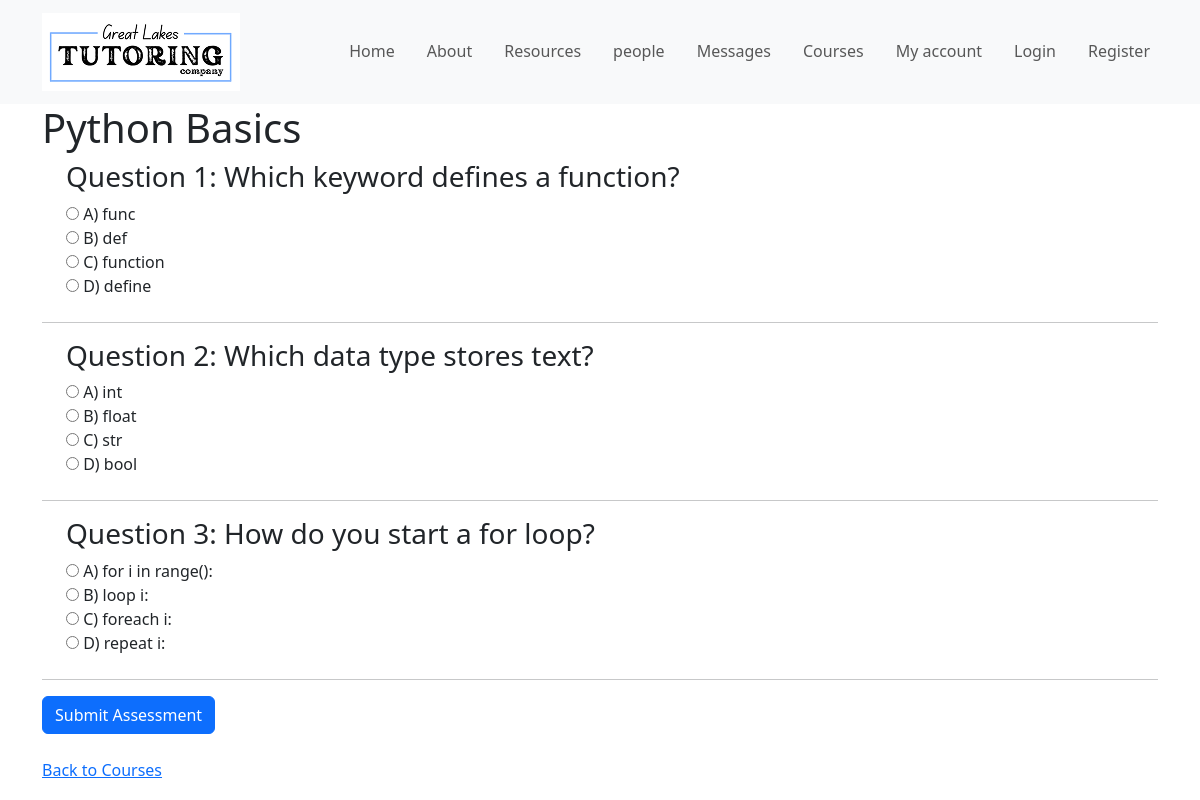
Page /assessment/3 (signed in) on the committed database.
### app.py (models this page shows)
class Assessment(db.Model):
    id = db.Column(db.Integer, primary_key=True)
    title = db.Column(db.String(200), nullable=False)
    points_reward = db.Column(db.Integer, default=50)
    course_id = db.Column(db.Integer, db.ForeignKey('course.id'), nullable=False)
    questions = db.relationship('Question', backref='assessment', lazy=True)

class Question(db.Model):
    id = db.Column(db.Integer, primary_key=True)
    question_text = db.Column(db.Text, nullable=False)
    option_a = db.Column(db.String(200))
    option_b = db.Column(db.String(200))
    option_c = db.Column(db.String(200))
    option_d = db.Column(db.String(200))
    correct_answer = db.Column(db.String(1))  # A, B, C, or D
    assessment_id = db.Column(db.Integer, db.ForeignKey('assessment.id'), nullable=False)

### app.py (the view, shortened to what this page needs)
@app.route("/assessment/<int:assessment_id>", methods=["GET", "POST"])
@login_required
def take_assessment(assessment_id):
    assessment = Assessment.query.get_or_404(assessment_id)
    questions = assessment.questions
    return render_template("take_assessment.html",
                           assessment=assessment,
                           questions=questions)

### app.py (called while the page is built)
@login_manager.user_loader
def load_user(user_id):
    return User.query.get(int(user_id))

### templates/take_assessment.html
{% extends "base.html" %} {% block title %}Take Assessment{% endblock %} {% block content %}
<section class="container">
<h1>{{ assessment.title }}</h1>
    <form method="POST">
        {% for question in questions %}
            <div class="mb-4 form-check">
                <h3>
                    Question {{ loop.index }}:
                    {{ question.question_text }}
                </h3>
                <label>
                    <input type="radio"
                           name="question_{{ question.id }}"
                           value="A"
                           required>
                    A) {{ question.option_a }}
                </label>
                <br>
                <label>
                    <input type="radio"
                           name="question_{{ question.id }}"
                           value="B">
                    B) {{ question.option_b }}
                </label>
                <br>
                <label>
                    <input type="radio"
                           name="question_{{ question.id }}"
                           value="C">
                    C) {{ question.option_c }}
                </label>
                <br>
                <label>
                    <input type="radio"
                           name="question_{{ question.id }}"
                           value="D">
                    D) {{ question.option_d }}
                </label>
            </div>
            <hr>
        {% endfor %}
        <button class="btn btn-primary" type="submit">Submit Assessment</button>
    </form>
    <br>
    <a href="{{ url_for('courses') }}">Back to Courses</a>
</section>
{% endblock %}

### rows in the picture
Assessment: title "Python Basics"
Question: question_text "Which keyword defines a function?", option_a "func", option_b "def", option_c "function", option_d "define"
Question: question_text "Which data type stores text?", option_a "int", option_b "float", option_c "str", option_d "bool"
Question: question_text "How do you start a for loop?", option_a "for i in range():", option_b "loop i:", option_c "foreach i:", option_d "repeat i:"
